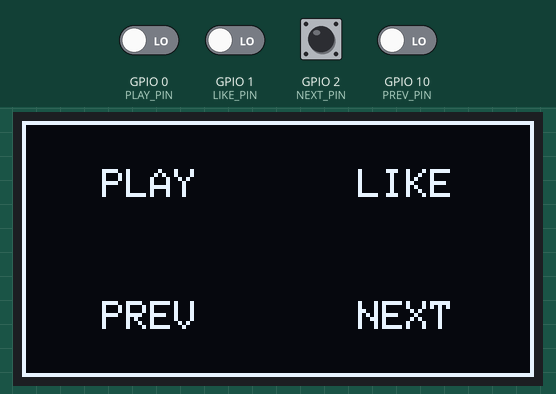
Bench run of a sketch on a simulated ESP32-S3. Shown: 128×64 one-colour display. The test bench sets the inputs (shaded band); at power-on: GPIO 0 (PLAY_PIN), GPIO 1 (LIKE_PIN), GPIO 2 (NEXT_PIN), GPIO 10 (PREV_PIN) LOW. The display library's start-up logo is not drawn.

Above: at 2.5 s.
2.6 s: GPIO 0 (PLAY_PIN) driven HIGH
At 2.9 s:
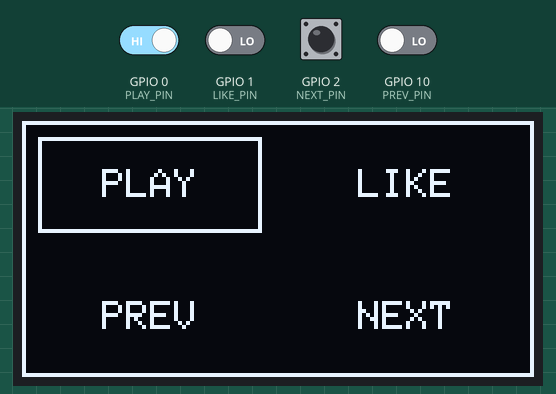
Timing chart, 0 to 5.6 s (numbered marks = the images above; inputs shaded):
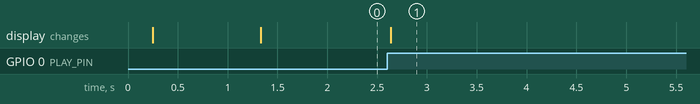

The sketch:

spotte-button-test.ino
```cpp
#include <SPI.h>
#include <Wire.h>
#include <Adafruit_GFX.h>
#include <Adafruit_SH110X.h>

#define PLAY_PIN 0
#define LIKE_PIN 1
#define PREV_PIN 10
#define NEXT_PIN 2

#define SDA_PIN 5
#define SCL_PIN 6

#define I2C_ADDRESS 0x3c
#define SCREEN_WIDTH 128
#define SCREEN_HEIGHT 64
#define OLED_RESET -1
Adafruit_SH1106G display = Adafruit_SH1106G(SCREEN_WIDTH, SCREEN_HEIGHT, &Wire, OLED_RESET);

int pressedButton = 0;

void setup()   {
  Wire.begin(SDA_PIN, SCL_PIN);
  Serial.begin(9600);

  delay(250);
  display.begin(I2C_ADDRESS, true);

  pinMode(PLAY_PIN, INPUT);
  pinMode(LIKE_PIN, INPUT);
  pinMode(PREV_PIN, INPUT);
  pinMode(NEXT_PIN, INPUT);

  display.display();
  delay(1000);
  display.setTextColor(SH110X_WHITE);
  display.setTextSize(1);
}

bool getButtonState(int btnId) {
  switch (btnId) {
    case 1:
      return digitalRead(PLAY_PIN) == HIGH;
    case 2:
      return digitalRead(LIKE_PIN) == HIGH;
    case 3:
      return digitalRead(PREV_PIN) == HIGH;
    case 4:
      return digitalRead(NEXT_PIN) == HIGH;
    default:
      return false;
  }
}

int getPressedButton() {
  if (digitalRead(PLAY_PIN)) {
    return 1;
  }
  if (digitalRead(LIKE_PIN)) {
    return 2;
  }
  if (digitalRead(PREV_PIN)) {
    return 3;
  }
  if (digitalRead(NEXT_PIN)) {
    return 4;
  }
  return 0;
}

void loop() {
  if (pressedButton == 0) {
    pressedButton = getPressedButton();
  } else if (!getButtonState(pressedButton)) {
    pressedButton = 0;
  }
  display.clearDisplay();
  display.drawRect(0, 0, display.width(), display.height(), SH110X_WHITE);

  display.setCursor(20, 12);
  display.print("PLAY");
  display.setCursor(84, 12);
  display.print("LIKE");
  display.setCursor(20, 45);
  display.print("PREV");
  display.setCursor(84, 45);
  display.print("NEXT");

  if (pressedButton == 1) {
    display.drawRect(4, 4, 56, 24, SH110X_WHITE);
  }
  if (pressedButton == 2) {
    display.drawRect(68, 4, 56, 24, SH110X_WHITE);
  }
  if (pressedButton == 3) {
    display.drawRect(4, 36, 56, 24, SH110X_WHITE);
  }
  if (pressedButton == 4) {
    display.drawRect(68, 36, 56, 24, SH110X_WHITE);
  }

  display.display();
}
```

Measured:
- after the input at 2.6 s, the display: changes at once (image 1)
